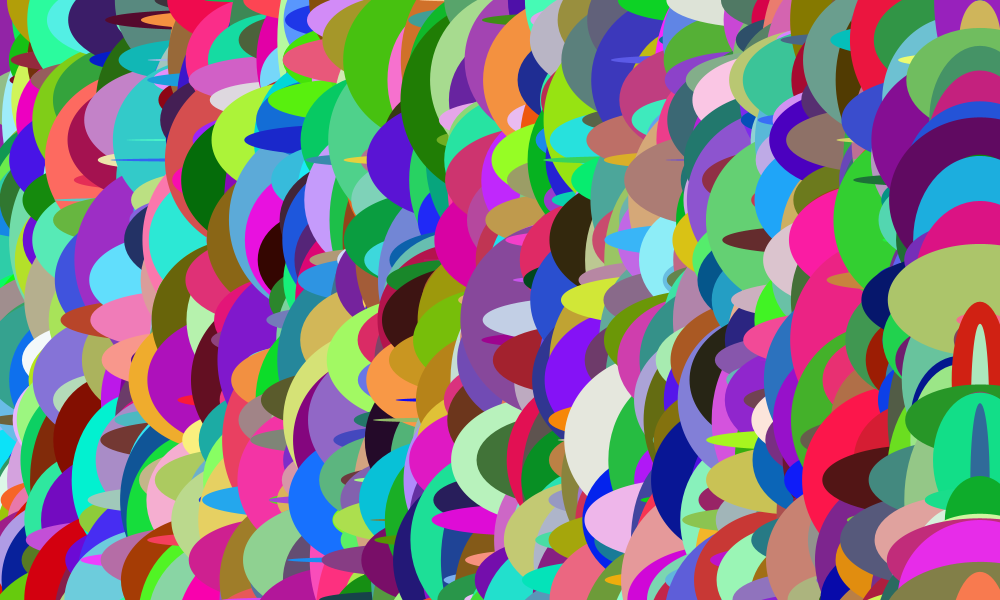
Frame 1 (no input)
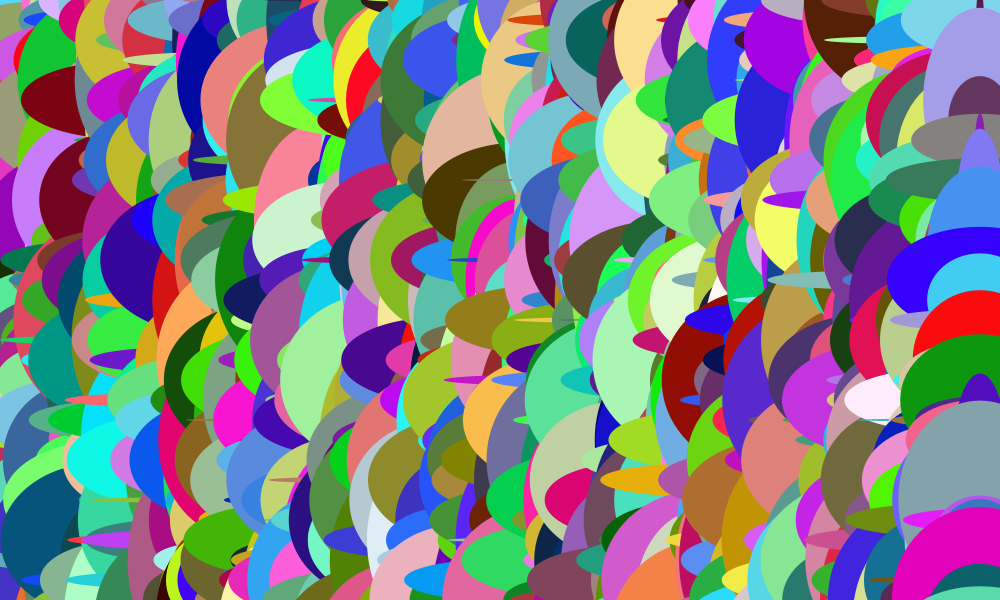
Frame 2 (the mouse pressed at the canvas centre, redrawn once)

The Processing sketch that drew these frames (run headless with seeded random() and noise(); the mouse was pressed at the canvas centre and the sketch redrawn once):

// Processing sketch: processing_11234
// ── processing_11234.pde


void setup() {
  size(1000, 600);  
  noStroke();
  smooth();
  noLoop();
}



void draw() { 
  background(230);
  //stroke(200);

//------------------background lines 
  for(int i=0; i<100; i+=2) {
    for(int j=0; j<100; j+=2) {
      line(i*10, j*10,500,300);
      stroke(random(255),random(255),random(255));
      strokeWeight(random(5));
    }
  }

//------------------small background dots
  fill(60);
  for(int i=0; i<100; i+=2) {
    for(int j=0; j<100; j+=2) {
      ellipse(i*10, j*10,3,3);
    }
  }

//------------------large shapes
    for(int i=0; i<100; i+=2) {
    for(int j=0; j<100; j+=2) {
      ellipse(i*10, j*10,random(200),random(200));
      fill(random(255),random(255),random(255));
      noStroke();
      //blend(0, 0, 1000, 600, 0, 0, 1000, 600, ADD);
    }
  }


} 
